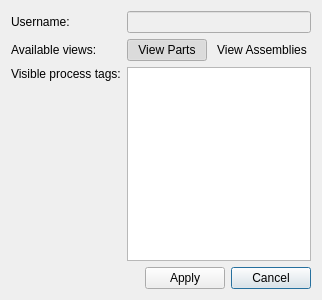
<?xml version="1.0" encoding="UTF-8"?>
<ui version="4.0">
 <class>Dialog</class>
 <widget class="QDialog" name="Dialog">
  <property name="geometry">
   <rect>
    <x>0</x>
    <y>0</y>
    <width>314</width>
    <height>300</height>
   </rect>
  </property>
  <property name="windowTitle">
   <string>Dialog</string>
  </property>
  <layout class="QVBoxLayout" name="verticalLayout">
   <item>
    <layout class="QVBoxLayout" name="verticalLayout_2" stretch="1,0">
     <item>
      <layout class="QGridLayout" name="gridLayout">
       <item row="1" column="1">
        <layout class="QHBoxLayout" name="horizontalLayout_2">
         <item>
          <widget class="QPushButton" name="pushButton_view_parts">
           <property name="text">
            <string>View Parts</string>
           </property>
           <property name="checkable">
            <bool>true</bool>
           </property>
           <property name="checked">
            <bool>true</bool>
           </property>
           <property name="autoDefault">
            <bool>false</bool>
           </property>
           <property name="flat">
            <bool>true</bool>
           </property>
          </widget>
         </item>
         <item>
          <widget class="QPushButton" name="pushButton_view_assemblies">
           <property name="text">
            <string>View Assemblies</string>
           </property>
           <property name="checkable">
            <bool>true</bool>
           </property>
           <property name="autoDefault">
            <bool>false</bool>
           </property>
           <property name="flat">
            <bool>true</bool>
           </property>
          </widget>
         </item>
        </layout>
       </item>
       <item row="0" column="1">
        <widget class="QLineEdit" name="lineEdit_username">
         <property name="enabled">
          <bool>false</bool>
         </property>
        </widget>
       </item>
       <item row="1" column="0">
        <widget class="QLabel" name="label_2">
         <property name="text">
          <string>Available views:</string>
         </property>
         <property name="buddy">
          <cstring>pushButton_view_parts</cstring>
         </property>
        </widget>
       </item>
       <item row="0" column="0">
        <widget class="QLabel" name="label">
         <property name="text">
          <string>Username:</string>
         </property>
         <property name="buddy">
          <cstring>lineEdit_username</cstring>
         </property>
        </widget>
       </item>
       <item row="2" column="0">
        <widget class="QLabel" name="label_3">
         <property name="text">
          <string>Visible process tags:</string>
         </property>
         <property name="alignment">
          <set>Qt::AlignmentFlag::AlignLeading|Qt::AlignmentFlag::AlignLeft|Qt::AlignmentFlag::AlignTop</set>
         </property>
         <property name="buddy">
          <cstring>listWidget_process_tags</cstring>
         </property>
        </widget>
       </item>
       <item row="2" column="1">
        <widget class="QListWidget" name="listWidget_process_tags">
         <property name="selectionMode">
          <enum>QAbstractItemView::SelectionMode::MultiSelection</enum>
         </property>
        </widget>
       </item>
      </layout>
     </item>
     <item>
      <layout class="QHBoxLayout" name="horizontalLayout">
       <item>
        <spacer name="horizontalSpacer">
         <property name="orientation">
          <enum>Qt::Orientation::Horizontal</enum>
         </property>
         <property name="sizeHint" stdset="0">
          <size>
           <width>40</width>
           <height>20</height>
          </size>
         </property>
        </spacer>
       </item>
       <item>
        <widget class="QPushButton" name="pushButton_apply">
         <property name="text">
          <string>Apply</string>
         </property>
         <property name="autoDefault">
          <bool>false</bool>
         </property>
         <property name="default">
          <bool>true</bool>
         </property>
        </widget>
       </item>
       <item>
        <widget class="QPushButton" name="pushButton_cancel">
         <property name="text">
          <string>Cancel</string>
         </property>
         <property name="autoDefault">
          <bool>false</bool>
         </property>
         <property name="default">
          <bool>true</bool>
         </property>
        </widget>
       </item>
      </layout>
     </item>
    </layout>
   </item>
  </layout>
 </widget>
 <resources/>
 <connections/>
</ui>
